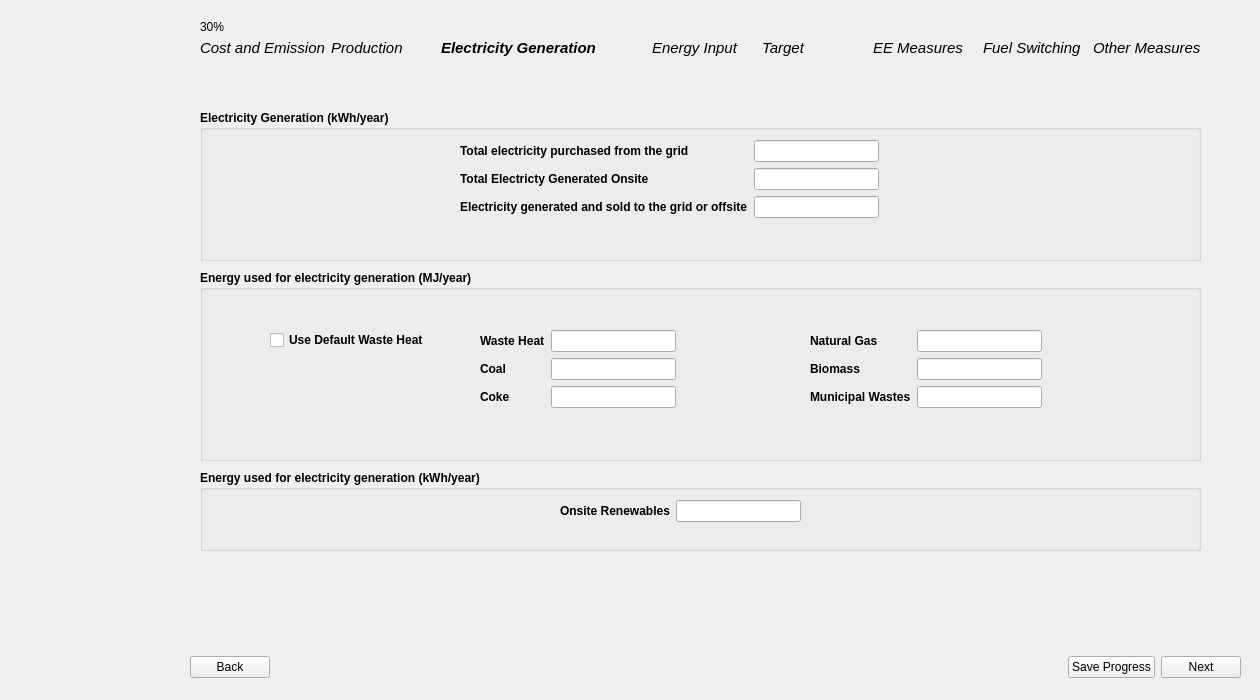
<?xml version="1.0" encoding="UTF-8"?>
<ui version="4.0">
 <class>Page5_ElectricityGenerationInput</class>
 <widget class="QWidget" name="Page5_ElectricityGenerationInput">
  <property name="geometry">
   <rect>
    <x>0</x>
    <y>0</y>
    <width>1260</width>
    <height>700</height>
   </rect>
  </property>
  <property name="sizePolicy">
   <sizepolicy hsizetype="Fixed" vsizetype="Fixed">
    <horstretch>0</horstretch>
    <verstretch>0</verstretch>
   </sizepolicy>
  </property>
  <property name="windowTitle">
   <string>Form</string>
  </property>
  <property name="styleSheet">
   <string notr="true"/>
  </property>
  <widget class="QWidget" name="layoutWidget">
   <property name="geometry">
    <rect>
     <x>190</x>
     <y>650</y>
     <width>1051</width>
     <height>35</height>
    </rect>
   </property>
   <layout class="QHBoxLayout" name="button_layout">
    <item>
     <widget class="QPushButton" name="backBtn">
      <property name="text">
       <string>Back</string>
      </property>
     </widget>
    </item>
    <item>
     <spacer name="horizontalSpacer">
      <property name="orientation">
       <enum>Qt::Horizontal</enum>
      </property>
      <property name="sizeHint" stdset="0">
       <size>
        <width>40</width>
        <height>20</height>
       </size>
      </property>
     </spacer>
    </item>
    <item>
     <widget class="QPushButton" name="saveBtn">
      <property name="text">
       <string>Save Progress</string>
      </property>
     </widget>
    </item>
    <item>
     <widget class="QPushButton" name="nextBtn">
      <property name="font">
       <font>
        <kerning>true</kerning>
       </font>
      </property>
      <property name="text">
       <string>Next</string>
      </property>
     </widget>
    </item>
   </layout>
  </widget>
  <widget class="QGroupBox" name="electricity_generation_group_1">
   <property name="geometry">
    <rect>
     <x>200</x>
     <y>110</y>
     <width>1001</width>
     <height>151</height>
    </rect>
   </property>
   <property name="font">
    <font>
     <bold>true</bold>
    </font>
   </property>
   <property name="styleSheet">
    <string notr="true">QPushButton {
    background-color: #26481f;  /* Green */
    color: white;
    border: none;
    padding: 8px 16px;
    font-size: 14px;
    border-radius: 6px;
    min-width: 90px;
    min-height: 15px;

}

QPushButton:hover {
    background-color: #45a049;
}

QPushButton:pressed {
    background-color: #3e8e41;
}

QPushButton#saveBtn {
                background-color: white;
                color: #26481f;
            }
QPushButton#saveBtn:hover {
                background-color: #45a049;
			  color: white;
            }

    QLineEdit {
        border-radius: 10px;    
        padding: 5px;           
    }

myLineEdit-&gt;setFixedSize(200, 30)</string>
   </property>
   <property name="title">
    <string>Electricity Generation (kWh/year)</string>
   </property>
   <widget class="QWidget" name="layoutWidget_5">
    <property name="geometry">
     <rect>
      <x>260</x>
      <y>30</y>
      <width>471</width>
      <height>106</height>
     </rect>
    </property>
    <layout class="QFormLayout" name="formLayout_carbon_electricity_gen_1">
     <item row="0" column="0">
      <widget class="QLabel" name="total_energy_purchased_label">
       <property name="text">
        <string>Total electricity purchased from the grid</string>
       </property>
      </widget>
     </item>
     <item row="0" column="1">
      <widget class="QLineEdit" name="total_energy_purchased_input">
       <property name="sizePolicy">
        <sizepolicy hsizetype="Fixed" vsizetype="Fixed">
         <horstretch>0</horstretch>
         <verstretch>0</verstretch>
        </sizepolicy>
       </property>
       <property name="text">
        <string/>
       </property>
      </widget>
     </item>
     <item row="1" column="0">
      <widget class="QLabel" name="total_electricity_generated_onsite_label">
       <property name="text">
        <string>Total Electricty Generated Onsite</string>
       </property>
      </widget>
     </item>
     <item row="1" column="1">
      <widget class="QLineEdit" name="total_electricity_generated_onsite_input">
       <property name="sizePolicy">
        <sizepolicy hsizetype="Fixed" vsizetype="Fixed">
         <horstretch>0</horstretch>
         <verstretch>0</verstretch>
        </sizepolicy>
       </property>
       <property name="text">
        <string/>
       </property>
      </widget>
     </item>
     <item row="2" column="0">
      <widget class="QLabel" name="electricity_generated_label">
       <property name="text">
        <string>Electricity generated and sold to the grid or offsite</string>
       </property>
      </widget>
     </item>
     <item row="2" column="1">
      <widget class="QLineEdit" name="electricity_generated_input">
       <property name="sizePolicy">
        <sizepolicy hsizetype="Fixed" vsizetype="Fixed">
         <horstretch>0</horstretch>
         <verstretch>0</verstretch>
        </sizepolicy>
       </property>
       <property name="text">
        <string/>
       </property>
      </widget>
     </item>
    </layout>
   </widget>
  </widget>
  <widget class="QGroupBox" name="electricity_generation_group_2">
   <property name="geometry">
    <rect>
     <x>200</x>
     <y>270</y>
     <width>1001</width>
     <height>191</height>
    </rect>
   </property>
   <property name="font">
    <font>
     <bold>true</bold>
    </font>
   </property>
   <property name="title">
    <string>Energy used for electricity generation (MJ/year)</string>
   </property>
   <widget class="QWidget" name="layoutWidget_4">
    <property name="geometry">
     <rect>
      <x>280</x>
      <y>60</y>
      <width>271</width>
      <height>106</height>
     </rect>
    </property>
    <layout class="QFormLayout" name="formLayout_carbon_electricity_gen_2">
     <item row="0" column="0">
      <widget class="QLabel" name="waste_heat_label_page5">
       <property name="text">
        <string>Waste Heat</string>
       </property>
      </widget>
     </item>
     <item row="0" column="1">
      <widget class="QLineEdit" name="waste_heat_input_page5">
       <property name="sizePolicy">
        <sizepolicy hsizetype="Fixed" vsizetype="Fixed">
         <horstretch>0</horstretch>
         <verstretch>0</verstretch>
        </sizepolicy>
       </property>
       <property name="text">
        <string/>
       </property>
      </widget>
     </item>
     <item row="1" column="0">
      <widget class="QLabel" name="coal_label_page5">
       <property name="text">
        <string>Coal</string>
       </property>
      </widget>
     </item>
     <item row="1" column="1">
      <widget class="QLineEdit" name="coal_input_page5">
       <property name="sizePolicy">
        <sizepolicy hsizetype="Fixed" vsizetype="Fixed">
         <horstretch>0</horstretch>
         <verstretch>0</verstretch>
        </sizepolicy>
       </property>
       <property name="text">
        <string/>
       </property>
      </widget>
     </item>
     <item row="2" column="0">
      <widget class="QLabel" name="coke_label_page5">
       <property name="text">
        <string>Coke</string>
       </property>
      </widget>
     </item>
     <item row="2" column="1">
      <widget class="QLineEdit" name="coke_input_page5">
       <property name="sizePolicy">
        <sizepolicy hsizetype="Fixed" vsizetype="Fixed">
         <horstretch>0</horstretch>
         <verstretch>0</verstretch>
        </sizepolicy>
       </property>
       <property name="text">
        <string/>
       </property>
      </widget>
     </item>
    </layout>
   </widget>
   <widget class="QWidget" name="layoutWidget_7">
    <property name="geometry">
     <rect>
      <x>610</x>
      <y>60</y>
      <width>271</width>
      <height>106</height>
     </rect>
    </property>
    <layout class="QFormLayout" name="formLayout_carbon_electricity_gen_3">
     <item row="0" column="0">
      <widget class="QLabel" name="natural_gas_label_page5">
       <property name="text">
        <string>Natural Gas</string>
       </property>
      </widget>
     </item>
     <item row="0" column="1">
      <widget class="QLineEdit" name="natural_gas_input_page5">
       <property name="sizePolicy">
        <sizepolicy hsizetype="Fixed" vsizetype="Fixed">
         <horstretch>0</horstretch>
         <verstretch>0</verstretch>
        </sizepolicy>
       </property>
       <property name="text">
        <string/>
       </property>
      </widget>
     </item>
     <item row="1" column="0">
      <widget class="QLabel" name="biomass_label_page5">
       <property name="text">
        <string>Biomass</string>
       </property>
      </widget>
     </item>
     <item row="1" column="1">
      <widget class="QLineEdit" name="biomass_input_page5">
       <property name="sizePolicy">
        <sizepolicy hsizetype="Fixed" vsizetype="Fixed">
         <horstretch>0</horstretch>
         <verstretch>0</verstretch>
        </sizepolicy>
       </property>
       <property name="text">
        <string/>
       </property>
      </widget>
     </item>
     <item row="2" column="0">
      <widget class="QLabel" name="municipal_wastes_label_page5">
       <property name="text">
        <string>Municipal Wastes</string>
       </property>
      </widget>
     </item>
     <item row="2" column="1">
      <widget class="QLineEdit" name="municipal_wastes_input_page5">
       <property name="sizePolicy">
        <sizepolicy hsizetype="Fixed" vsizetype="Fixed">
         <horstretch>0</horstretch>
         <verstretch>0</verstretch>
        </sizepolicy>
       </property>
       <property name="text">
        <string/>
       </property>
      </widget>
     </item>
    </layout>
   </widget>
   <widget class="QCheckBox" name="checkBox">
    <property name="geometry">
     <rect>
      <x>70</x>
      <y>60</y>
      <width>171</width>
      <height>20</height>
     </rect>
    </property>
    <property name="text">
     <string>Use Default Waste Heat</string>
    </property>
   </widget>
  </widget>
  <widget class="QGroupBox" name="electricity_generation_group_3">
   <property name="geometry">
    <rect>
     <x>200</x>
     <y>470</y>
     <width>1001</width>
     <height>81</height>
    </rect>
   </property>
   <property name="font">
    <font>
     <bold>true</bold>
    </font>
   </property>
   <property name="title">
    <string>Energy used for electricity generation (kWh/year)</string>
   </property>
   <widget class="QWidget" name="layoutWidget_6">
    <property name="geometry">
     <rect>
      <x>360</x>
      <y>30</y>
      <width>281</width>
      <height>41</height>
     </rect>
    </property>
    <layout class="QFormLayout" name="formLayout_carbon_electricity_gen_4">
     <item row="0" column="0">
      <widget class="QLabel" name="onsite_renewables_label_page5">
       <property name="text">
        <string>Onsite Renewables</string>
       </property>
      </widget>
     </item>
     <item row="0" column="1">
      <widget class="QLineEdit" name="onsite_renewables_input_page5">
       <property name="sizePolicy">
        <sizepolicy hsizetype="Fixed" vsizetype="Fixed">
         <horstretch>0</horstretch>
         <verstretch>0</verstretch>
        </sizepolicy>
       </property>
       <property name="text">
        <string/>
       </property>
      </widget>
     </item>
    </layout>
   </widget>
  </widget>
  <widget class="QProgressBar" name="progressBar">
   <property name="geometry">
    <rect>
     <x>200</x>
     <y>20</y>
     <width>1001</width>
     <height>23</height>
    </rect>
   </property>
   <property name="styleSheet">
    <string notr="true">QProgressBar {
    background-color: #F0F0F0;
    border: none;
	border-radius: 8px;
}
QProgressBar::chunk {
	border-radius: 8px;
    background: QLinearGradient(
        x1: 0, y1: 0, x2: 1, y2: 0,
        stop: 0 #33bef0,   /* Light Blue */
        stop: 1 #77d695    /* Light Green */
    );
}</string>
   </property>
   <property name="value">
    <number>30</number>
   </property>
  </widget>
  <widget class="QLabel" name="side_image">
   <property name="geometry">
    <rect>
     <x>0</x>
     <y>-30</y>
     <width>171</width>
     <height>761</height>
    </rect>
   </property>
   <property name="text">
    <string/>
   </property>
   <property name="pixmap">
    <pixmap>../images/BEST_side_abstract.png</pixmap>
   </property>
  </widget>
  <widget class="QWidget" name="layoutWidget_2">
   <property name="geometry">
    <rect>
     <x>200</x>
     <y>40</y>
     <width>1001</width>
     <height>16</height>
    </rect>
   </property>
   <layout class="QGridLayout" name="gridLayout_11">
    <item row="0" column="0">
     <widget class="QLabel" name="label">
      <property name="font">
       <font>
        <pointsize>11</pointsize>
        <italic>true</italic>
        <bold>false</bold>
       </font>
      </property>
      <property name="text">
       <string>Cost and Emission</string>
      </property>
     </widget>
    </item>
    <item row="0" column="1">
     <widget class="QLabel" name="label_2">
      <property name="font">
       <font>
        <pointsize>11</pointsize>
        <italic>true</italic>
       </font>
      </property>
      <property name="text">
       <string>Production</string>
      </property>
     </widget>
    </item>
    <item row="0" column="2">
     <widget class="QLabel" name="label_4">
      <property name="font">
       <font>
        <pointsize>11</pointsize>
        <italic>true</italic>
        <bold>true</bold>
       </font>
      </property>
      <property name="text">
       <string>Electricity Generation            </string>
      </property>
     </widget>
    </item>
    <item row="0" column="3">
     <widget class="QLabel" name="label_5">
      <property name="font">
       <font>
        <pointsize>11</pointsize>
        <italic>true</italic>
       </font>
      </property>
      <property name="text">
       <string>Energy Input</string>
      </property>
     </widget>
    </item>
    <item row="0" column="4">
     <widget class="QLabel" name="label_6">
      <property name="font">
       <font>
        <pointsize>11</pointsize>
        <italic>true</italic>
        <bold>false</bold>
       </font>
      </property>
      <property name="text">
       <string>Target</string>
      </property>
     </widget>
    </item>
    <item row="0" column="5">
     <widget class="QLabel" name="label_7">
      <property name="font">
       <font>
        <pointsize>11</pointsize>
        <italic>true</italic>
       </font>
      </property>
      <property name="text">
       <string>EE Measures</string>
      </property>
     </widget>
    </item>
    <item row="0" column="6">
     <widget class="QLabel" name="label_8">
      <property name="font">
       <font>
        <pointsize>11</pointsize>
        <italic>true</italic>
       </font>
      </property>
      <property name="text">
       <string>Fuel Switching</string>
      </property>
     </widget>
    </item>
    <item row="0" column="7">
     <widget class="QLabel" name="label_9">
      <property name="font">
       <font>
        <pointsize>11</pointsize>
        <italic>true</italic>
       </font>
      </property>
      <property name="text">
       <string>Other Measures</string>
      </property>
     </widget>
    </item>
   </layout>
  </widget>
 </widget>
 <resources/>
 <connections/>
</ui>
